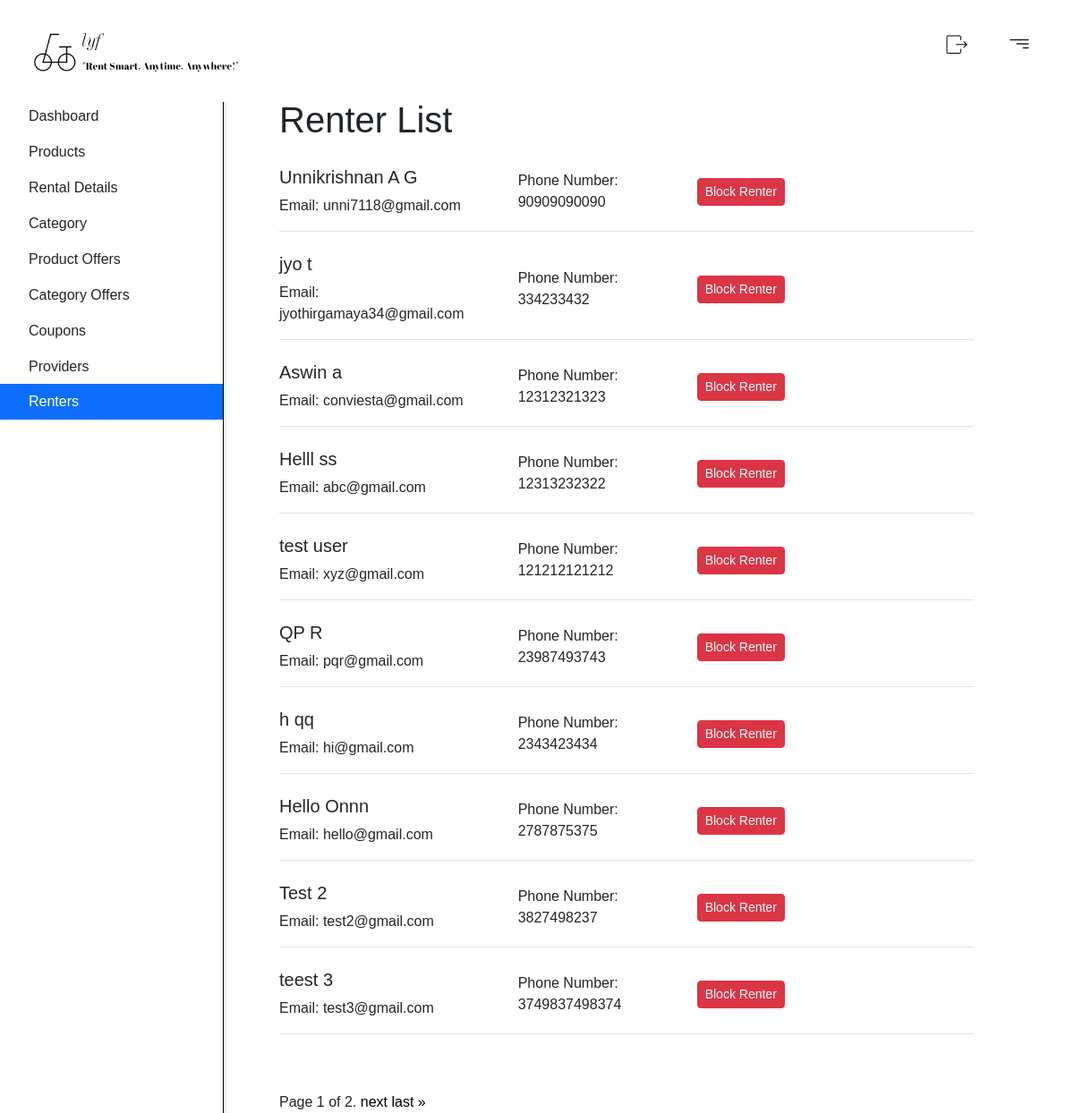
The page /renterList (signed in) on the database its author committed.
### user/models.py (models this page shows, shortened)
class CustomUser(AbstractBaseUser, PermissionsMixin):
    phone_number_validator = RegexValidator(
        regex=r'^\d{1,15}$',  # This regex allows 1 to 15 digits
        message='Phone number must contain only digits.',
        code='invalid_phone_number'
    )
    password_validator = RegexValidator(
        regex=r'^(?=.*\d)(?=.*[@$!%*?&])[A-Za-z\d@$!%*?&]{8,}$',
        message='Password must contain at least one number and one special character. It should be at least 8 characters long.',
        code='invalid_password'
    )
    email = models.EmailField(unique=True)
    first_name = models.CharField(max_length=30)
    last_name = models.CharField(max_length=30,null=True)
    phone_number = models.CharField(
        max_length=15,
        blank=True,
        null=True,
        validators=[phone_number_validator]
    )
    is_active = models.BooleanField(default=True)
    is_staff = models.BooleanField(default=False)
    is_super = models.BooleanField(default=False)
    date_joined = models.DateTimeField(default=timezone.now)
    referrer = models.ForeignKey('self',on_delete=models.SET_NULL,null=True,blank=True,related_name='referred_users')
    referral_code = models.CharField(max_length=10,unique=True,blank=True,null=True)
    objects = CustomUserManager()
    USERNAME_FIELD = 'email'
    REQUIRED_FIELDS = ['first_name', 'last_name','phone_number']
    def get_full_name(self):
        return f"{self.first_name} {self.last_name}"
    class Meta:
        verbose_name = 'User'
        verbose_name_plural = 'Users'

### adminPanel/views.py (the view)
    def wrapper(request, *args, **kwargs):
        if request.user.is_authenticated and request.user.is_staff:
            return view_func(request, *args, **kwargs)
        else:
            return HttpResponseForbidden("You don't have permission to access this page.")

### adminPanel/views.py (called while the page is built)
def admin_access_required(view_func):
    def wrapper(request, *args, **kwargs):
        if request.user.is_authenticated and request.user.is_staff:
            return view_func(request, *args, **kwargs)
        else:
            return HttpResponseForbidden("You don't have permission to access this page.")
    return wrapper

@admin_access_required
def renterList(request):
    renters = CustomUser.objects.all().exclude(is_staff=True)
    renters_per_page = 10
    paginator = Paginator(renters, renters_per_page)
    page = request.GET.get('page')
    try:
        renters = paginator.page(page)
    except PageNotAnInteger:
        renters = paginator.page(1)
    except EmptyPage:
        renters = paginator.page(paginator.num_pages)
    return render(request, 'adminPanel/renterList.html', {'renter': renters})

### templates/adminPanel/renterList.html (shortened to what this page needs)
{% extends 'adminPanel/adminPanel.html' %}
{% block content %}
<div id="sidebarMenu" class="sidebar bg-white">
    <div class="position-sticky">
        <div class="list-group list-group-flush">
            <a href="{% url 'adminPanel:adminPanel' %}" class="list-group-item list-group-item-action py-2 ripple">
                <span>Dashboard</span>
            </a>
            <a href="{% url 'adminPanel:adminProducts' %}" class="list-group-item list-group-item-action py-2 ripple">
                <span>Products</span>
            </a>
            <a href="{% url 'order:rental_management' %}" class="list-group-item list-group-item-action py-2 ripple">
                <span>Rental Details</span>
            </a>
            <a href="{% url 'adminPanel:adminCategory' %}" class="list-group-item list-group-item-action py-2 ripple">
                <span>Category</span>
            </a>
            <a href="{% url 'adminPanel:product_offer_form' %}" class="list-group-item list-group-item-action py-2 ripple">
                <span>Product Offers</span>
            </a>
            <a href="{% url 'adminPanel:category_offer_form' %}" class="list-group-item list-group-item-action py-2 ripple">
                <span>Category Offers</span>
            </a>
            <a href="{% url 'adminPanel:coupons_page' %}" class="list-group-item list-group-item-action py-2 ripple">
                <span>Coupons</span>
            </a>
            <a href="{% url 'adminPanel:providerList' %}" class="list-group-item list-group-item-action py-2 ripple">
                <span>Providers</span>
            </a>
            <a href="{% url 'adminPanel:renterList' %}" class="list-group-item list-group-item-action py-2 ripple active">
                <span>Renters</span>
            </a>
        </div>
    </div>
</div>
<div id="productContent" class="container d-flex flex-column" style="max-width: 800px; height: 500px; margin-top: 110px; margin-left: 300px;">
    <h1 class="text-2xl">Renter List</h1>
    {% if renter %}
        <ul class="list-unstyled" style="margin-top: 20px;">
            {% for user in renter %}
                <li class="mb-4 pb-3 border-bottom">
                    <div class="row align-items-center">
                        <div class="col-md-4">
                            <h5>{{ user.get_full_name }}</h5>
                            <p class="mb-0">Email: {{ user.email }}</p>
                        </div>
                        <div class="col-md-3">
                            <p class="mb-0">Phone Number: {{ user.phone_number }}</p>
                        </div>
                        <div class="col-md-3 text-md-right">
                            <form method="post" action="{% url 'adminPanel:blockUnblockUserRenter' user.id %}" class="d-inline">
                                {% if user.is_active %}
                                    <button type="submit" class="btn btn-danger btn-sm">Block Renter</button>
                                {% else %}
                                    <button type="submit" class="btn btn-success btn-sm">Unblock Renter</button>
                                {% endif %}
                            </form>
                        </div>
                    </div>
                </li>
            {% endfor %}
        </ul>
        <div class="pagination mt-4">
            <span class="step-links">
                <span class="current">
                    Page {{ renter.number }} of {{ renter.paginator.num_pages }}.
                </span>
                {% if renter.has_next %}
                    <a href="?page={{ renter.next_page_number }}">next</a>
                    <a href="?page={{ renter.paginator.num_pages }}">last &raquo;</a>
                {% endif %}
            </span>
        </div>
    {% else %}
        <div class="alert alert-info mt-4">
            No Renters found.
        </div>
    {% endif %}
</div>
{% endblock %}

### staticfields/style.css (style rules this page uses)
* { font-family: 'poppins',sans-serif; margin: 0; padding: 0; box-sizing: border-box; }
body { background: #ffffff; }
a { text-decoration: none; color: black; }

### templates/adminPanel/adminPanel.html (style rules this page uses)
body { margin: 0; padding: 0; }
.list-group-item { border: none; cursor: pointer; }
.active { background-color: #9cc4f0; color: #fff; }
#sidebarMenu { width: 250px; position: fixed; top: 0; left: 0; height: 100%; overflow-y: auto; background-color: #fff; border-right: 1px solid #000000; border-top: 4px solid #007bff; box-shadow: 2px 0px 5px rgba(0, 0, 0, 0.1); padding-top: 56px; margin-top: 50px; }

### rows shown on the page
CustomUser: get_full_name "Unnikrishnan A G", email "unni7118@gmail.com", phone_number "90909090090", is_active "Block Renter"
CustomUser: get_full_name "jyo t", email "jyothirgamaya34@gmail.com", phone_number "334233432", is_active "Block Renter"
CustomUser: get_full_name "Aswin a", email "conviesta@gmail.com", phone_number "12312321323", is_active "Block Renter"
CustomUser: get_full_name "Helll ss", email "abc@gmail.com", phone_number "12313232322", is_active "Block Renter"
CustomUser: get_full_name "test user", email "xyz@gmail.com", phone_number "121212121212", is_active "Block Renter"
CustomUser: get_full_name "QP R", email "pqr@gmail.com", phone_number "23987493743", is_active "Block Renter"
CustomUser: get_full_name "h qq", email "hi@gmail.com", phone_number "2343423434", is_active "Block Renter"
CustomUser: get_full_name "Hello Onnn", email "hello@gmail.com", phone_number "2787875375", is_active "Block Renter"
CustomUser: get_full_name "Test 2", email "test2@gmail.com", phone_number "3827498237", is_active "Block Renter"
CustomUser: get_full_name "teest 3", email "test3@gmail.com", phone_number "3749837498374", is_active "Block Renter"

### other values the page prints
{{ renter.number }} "1"
{{ renter.paginator.num_pages }} "2"
